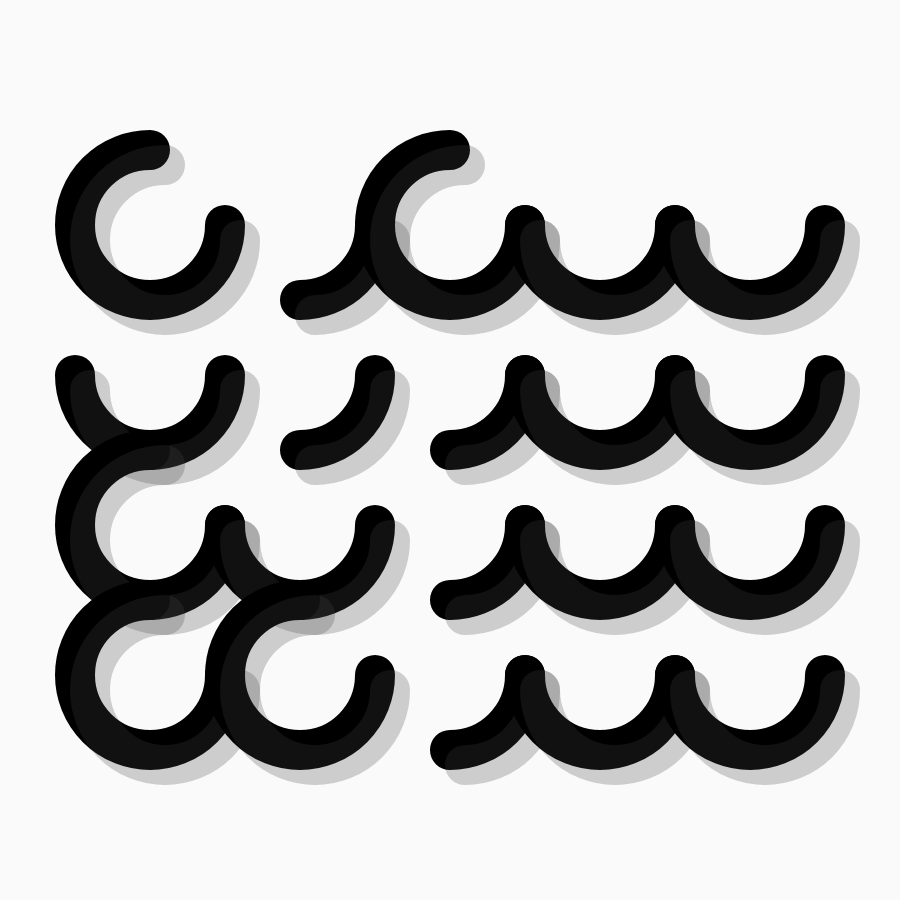
Frame 1 (no input)
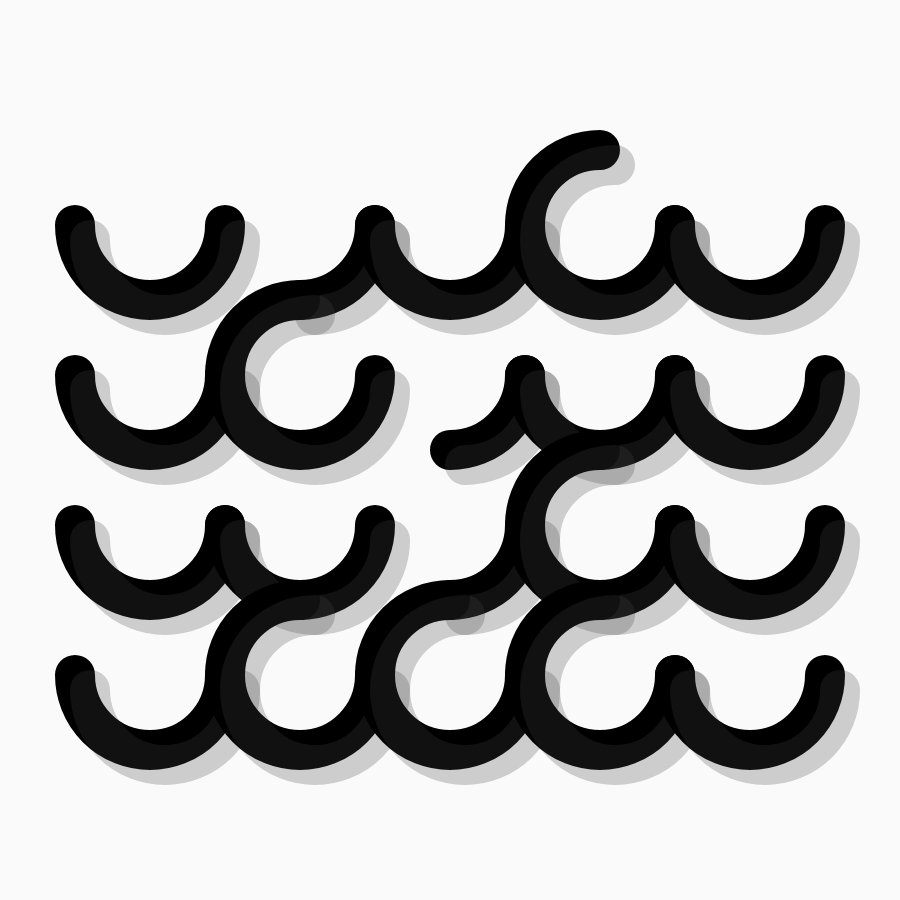
Frame 2 (the mouse pressed at the canvas centre, redrawn once)

The p5.js sketch that drew these frames (run headless with seeded random() and noise() and a simulated clock; the mouse was pressed at the canvas centre and the sketch redrawn once):

// p5.js sketch
// ── sketch.js
function setup() {
  createCanvas(900, 900)
  noLoop()
}

function draw() {
  background('#FAFAFA')
  noFill()
  strokeWeight(40)
  
  const cx = height * 0.5
  const cy = width * 0.5
  const cr = height * 0.5
  
  const row = 150  
  const col = 150
  
  for (let y = col * 1.5 ; y < height - col ; y += col) {
    for (let x = row ; x < width ; x += row) {
      
      let ang = getAngle()
        
      push()
      translate(x, y)
      arc(0, 0, col, row, 0, ang)
      stroke('rgba(70,70,70,0.25)')
      arc(col * 0.1, row * 0.1, col, row, 0, ang)
      pop()
      
    }
  }
  
  function getAngle(){
    
    let r = int(random(0, 4))
    
    switch(r) {
      case 0:
        return HALF_PI
      break
      case 1:
        return PI
      break
      case 2:
        return - HALF_PI
      break
      case 3:
        return - PI
      break
      case 4:
        return PI + QUARTER_PI
      break
      case 5:
        return HALF_PI + PI
      break
      case 6:
        return PI + HALF_PI
      break
    }
  }
}
